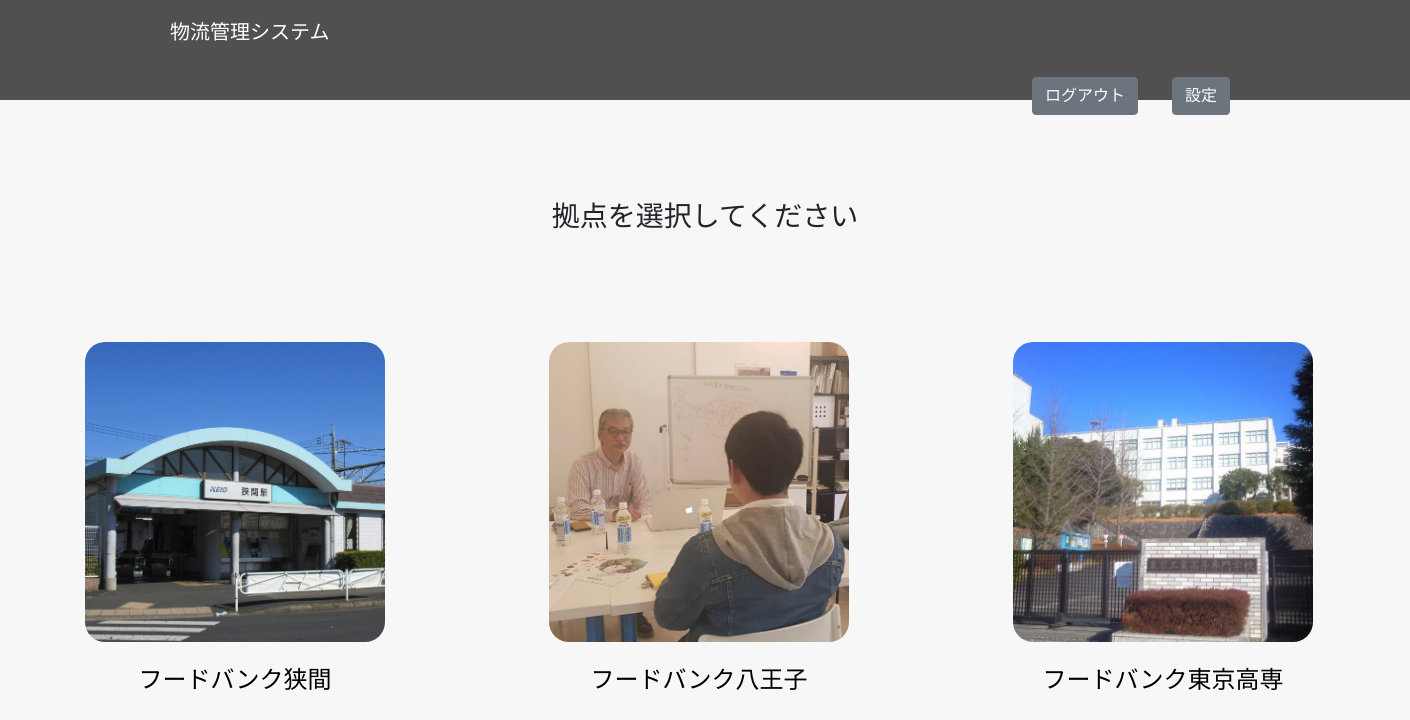
The page /logistics/select_base/ (signed in) on the database its author committed.
### logistics/models.py (models this page shows, shortened)
class Base(models.Model):
    name_ja = models.CharField(max_length=100, unique=True, verbose_name='拠点名(日本語)')
    name_en = models.CharField(max_length=100, unique=True, verbose_name='拠点名(英語)')
    no = models.IntegerField(primary_key=True, verbose_name='拠点コード')
    image = models.ImageField(upload_to='base_image', blank=True, verbose_name='画像')

### logistics/views.py (the view)
# urls.py: path('select_base/', views.select_base, name='select_base'),
@login_required
def select_base(request):
    bases = Base.objects.all()
    context = {
        'bases' : bases,
    }
    return render(request, 'logistics/select_base.html', context)

### logistics/templates/logistics/select_base.html (shortened to what this page needs)
{% load static %}
{% load bootstrap4 %}
{% bootstrap_css %}
<!DOCTYPE html>
<html>
<head>
    <link rel="stylesheet" href="{% static 'css/select-base.css' %}">
</head>
<body>
    <header>
        <div class="container">
            <div class="title-wrapper">
                <a class="system-title1" href="{% url 'index' %}">物流管理システム</a>
            </div>
            <div class="header-right">
                <a class="btn logout-btn header-btn btn-secondary" href="{% url 'logout' %}">ログアウト</a>
                <a class="btn setting-btn header-btn btn-secondary" href="#setting">設定</a>
            </div>
        </div>
    </header>
    <div class="select-wrapper">
        <div class="heading">
            <h2>拠点を選択してください</h2>
        </div>
        <div class="bases">
            {% for base in bases %}
            <div class="base">
                <a href="{% url 'home' base_name=base.name_en %}">
                    <img src="{{ base.image.url }}" class="base-icon">
                    <p>{{ base.name_ja }}</p>
                </a>
            </div>
            {% endfor %}
        </div>
    </div>
</body>
</html>

### logistics/static/css/select-base.css (style rules this page uses)
* { margin: 0px; padding: 0px; }
html { height: 100%; }
body { margin: 0; padding: 0; font-family: "Meiryo"; background-color: #f7f7f7; height: 100%; background-size: cover; }
a { text-decoration: none; color: black; }
header { margin-top: 0px; height: 100px; width: 100%; background-color: #505050; }
.header-right { float: right; margin-right: 20px; }
.header-btn { margin: 30px 10px 10px 20px; }
.system-title1 { padding-left: 20px; padding-top: 17px; color: white; font-size: 20px; font-weight: normal; display: block; text-align: left; }
.container { width: 100%; text-align: center; }
.heading { padding-top: 100px; padding-bottom: 100px; text-align: center; }
.heading h2 { font-size: 28px; }
.base-icon { width: 300px; border-radius: 20px; }
.base { margin: 0 80px; text-align: center; display: inline-block; margin-bottom: 70px; }
.base p { padding-top: 20px; font-size: 24px; color: black; }
.bases { white-space: nowrap; overflow-x: scroll; width: 1400px; margin-left: auto; margin-right: auto; }

### rows shown on the page
Base: image (picture), name_ja "フードバンク狭間"
Base: image (picture), name_ja "フードバンク八王子"
Base: image (picture), name_ja "フードバンク東京高専"
